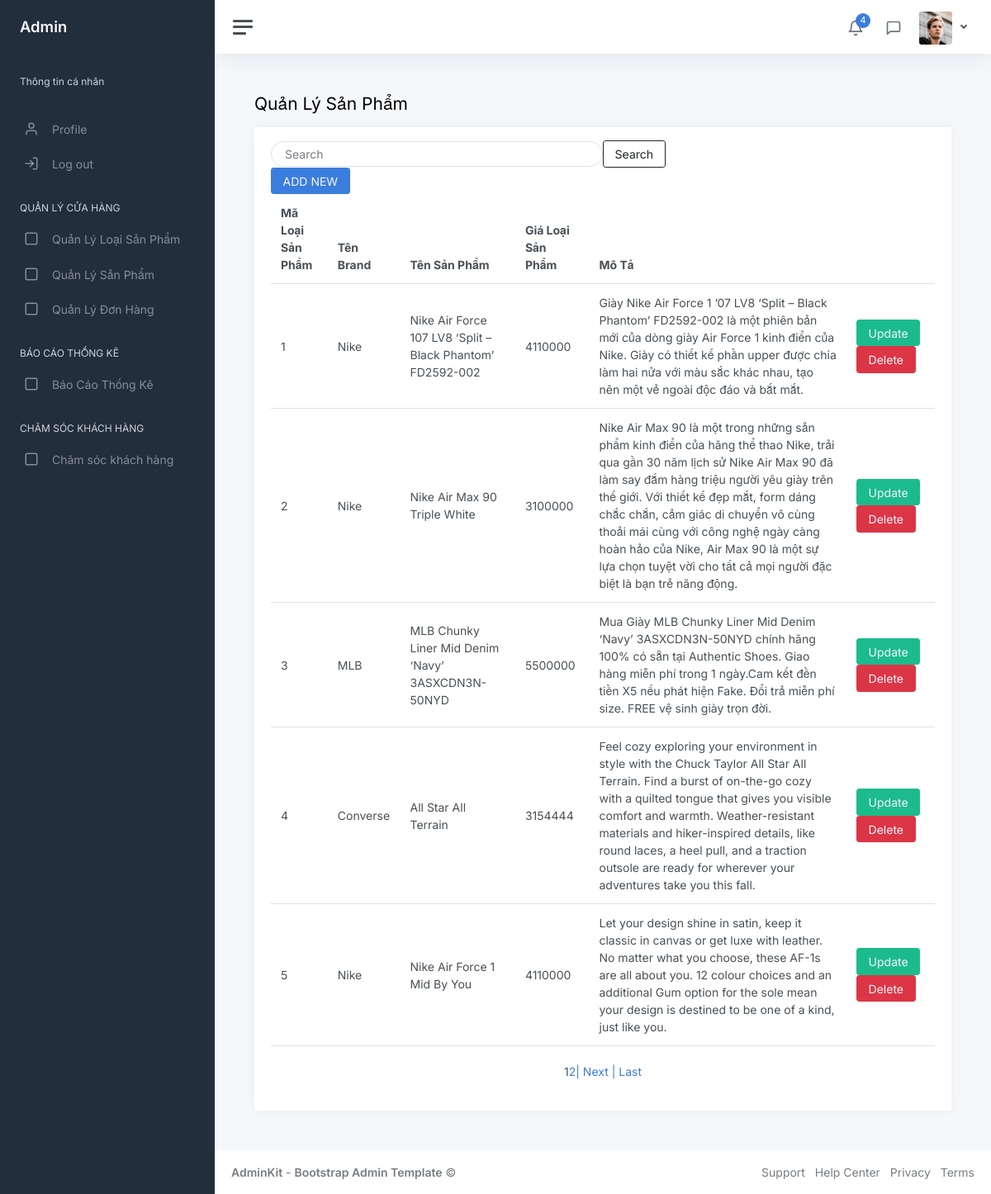
The app's page /QLLoaiSanPham.php with its own data.
### tables this page shows
CREATE TABLE `loaisanpham` (
  `MaLoaiSP` int(11) NOT NULL,
  `MaBrand` int(11) NOT NULL,
  `TenLoaiSP` varchar(200) NOT NULL,
  `GiaLoaiSP` double NOT NULL,
  `MoTa` varchar(500) NOT NULL
);

CREATE TABLE `brand` (
  `MaBrand` int(11) NOT NULL,
  `TenBrand` varchar(100) NOT NULL
);

### QLLoaiSanPham.php (the view, shortened to what this page needs)
<!DOCTYPE html>
<html lang="en">
<head>
	<link href="css/app.css" rel="stylesheet">
</head>
<?php
include("Pager.php");
include('Connect.php');
$sql1 = "SELECT *
	FROM LoaiSanPham
	INNER JOIN Brand ON Brand.MaBrand = LoaiSanPham.MaBrand";
$sanpham1 = $pdo->query($sql1);
$sta = $pdo->prepare($sql1);
$sta->execute();
if ($sta->rowCount() > 0) {
	$sanpham1 = $sta->fetchAll(PDO::FETCH_OBJ);
}
$p = new Pager();
$limit = 5;
$count = count($sanpham1);
$vt = $p->findStart($limit);
$pages = $p->findPages($count, $limit);
$cur = $_GET["page"];
$phantrang = $p->pageList($cur, $pages);
$sql1 = "SELECT *
	FROM LoaiSanPham
	INNER JOIN Brand ON Brand.MaBrand = LoaiSanPham.MaBrand limit $vt, $limit";
$searchQuery = isset($_GET['Search']) ? $_GET['Search'] : '';
$sql2 = "SELECT *
	FROM LoaiSanPham
	INNER JOIN Brand ON Brand.MaBrand = LoaiSanPham.MaBrand
        WHERE LoaiSanPham.TenLoaiSP LIKE :searchQuery
        LIMIT $vt, $limit";
$sta2 = $pdo->prepare($sql2);
$sta2->bindValue(':searchQuery', '%' . $searchQuery . '%', PDO::PARAM_STR);
$sta2->execute();
$sanpham2 = $sta2->fetchAll(PDO::FETCH_OBJ);
$sta = $pdo->prepare($sql1);
$sta->execute();
$sanpham1 = $sta->fetchAll(PDO::FETCH_OBJ);
?>
<body>
	<div class="wrapper">
		<?php
		include('AdminSideBarMenu.php');
		?>
		<div class="main">
			<?php
			include('AdminNavBarMenu.php');
			?>
			<main class="content">
				<div class="container-fluid p-0">
					<h1 class="h3 mb-3">Quản Lý Sản Phẩm</h1>
					<div class="row">
						<div class="col-12 d-flex">
							<div class="card flex-fill">
								<div class="card-header">
									<form method="get" action="QLSanPham.php" class="d-flex align-items-center">
										<input class="form-control mr-1 w-50 px-3 py-1 rounded-pill" style="background-color: transparent;" type="text" placeholder="Search" aria-label="Search" name="Search">
										<button class="btn btn-outline-dark hover:bg-gray-200 hover:text-gray-800 transition-colors duration-300" style="margin-right:10px;">Search</button>
									</form>
									<h5 class="card-title mb-0">
										<button class="btn btn-primary" type="submit">
											<a class="text-light" href="QLLoaiSanPham_Them.php"> ADD NEW</a>
										</button>
									</h5>
									<table class="table table-hover my-0">
										<thead>
											<tr>
												<th>Mã Loại Sản Phẩm</th>
												<th class="d-none d-xl-table-cell">Tên Brand</th>
												<th class="d-none d-xl-table-cell">Tên Sản Phẩm</th>
												<th class="d-none d-xl-table-cell">Giá Loại Sản Phẩm</th>
												<th class="d-none d-md-table-cell">Mô Tả</th>
												<th class="d-none d-md-table-cell"></th>
											</tr>
										</thead>
										<?php
										if (isset($_GET['Search'])) {
											foreach ($sanpham2 as $sp) {
										?>
												<tbody>
													<tr>
														<td><?php echo $sp->MaLoaiSP ?></td>
														<td class="d-none d-xl-table-cell"><?php echo $sp->TenBrand ?></td>
														<td class="d-none d-xl-table-cell"><?php echo $sp->TenLoaiSP ?></td>
														<td class="d-none d-xl-table-cell"><?php echo $sp->GiaLoaiSP ?></td>
														<td class="d-none d-xl-table-cell"><?php echo $sp->MoTa ?></td>
														<td>
															<button class="btn btn-success" type="submit"> <a class="text-light" href="QLLoaiSanPham_Sua.php?msp=<?php echo $sp->MaLoaiSP; ?>">Update</a></button>
															<button class="btn btn-danger" type="submit"><a class="text-light" href="QLLoaiSanPham_Xoa.php?msp=<?php echo $sp->MaLoaiSP; ?>">Delete</a></button>
														</td>
													</tr>
												</tbody>
											<?php
											}
										} else {
											foreach ($sanpham1 as $sp) {
											?>
												<tbody>
													<tr>
														<td><?php echo $sp->MaLoaiSP ?></td>
														<td class="d-none d-xl-table-cell"><?php echo $sp->TenBrand ?></td>
														<td class="d-none d-xl-table-cell"><?php echo $sp->TenLoaiSP ?></td>
														<td class="d-none d-xl-table-cell"><?php echo $sp->GiaLoaiSP ?></td>
														<td class="d-none d-xl-table-cell"><?php echo $sp->MoTa ?></td>
														<td>
															<button class="btn btn-success" type="submit"> <a class="text-light" href="QLLoaiSanPham_Sua.php?msp=<?php echo $sp->MaLoaiSP; ?>">Update</a></button>
															<button class="btn btn-danger" type="submit"><a class="text-light" href="QLLoaiSanPham_Xoa.php?msp=<?php echo $sp->MaLoaiSP; ?>">Delete</a></button>
														</td>
													</tr>
												</tbody>
										<?php
											}
										}
										?>
									</table>
									<div style="margin:20px; text-align: center;"><?php echo $phantrang; ?></div>
								</div>
							</div>
						</div>
					</div>
			</main>
			<footer class="footer">
				<div class="container-fluid">
					<div class="row text-muted">
						<div class="col-6 text-start">
							<p class="mb-0">
								<a class="text-muted" href="https://adminkit.io/" target="_blank"><strong>AdminKit</strong></a> - <a class="text-muted" href="https://adminkit.io/" target="_blank"><strong>Bootstrap Admin Template</strong></a> &copy;
							</p>
						</div>
						<div class="col-6 text-end">
							<ul class="list-inline">
								<li class="list-inline-item">
									<a class="text-muted" href="https://adminkit.io/" target="_blank">Support</a>
								</li>
								<li class="list-inline-item">
									<a class="text-muted" href="https://adminkit.io/" target="_blank">Help Center</a>
								</li>
								<li class="list-inline-item">
									<a class="text-muted" href="https://adminkit.io/" target="_blank">Privacy</a>
								</li>
								<li class="list-inline-item">
									<a class="text-muted" href="https://adminkit.io/" target="_blank">Terms</a>
								</li>
							</ul>
						</div>
					</div>
				</div>
			</footer>
		</div>
	</div>
</body>
</html>

### Connect.php (shortened to what this page needs)
<!doctype html>
<html>
<head>
</head>
<body>
</body>
</html>

### Pager.php (shortened to what this page needs)
<?php
class Pager
{
	function findStart($limit)
	{
		if((!isset($_GET['page']))  || ($_GET['page']=="1"))
		{
			$start = 0;
		}
		else
		{
			$start = ($_GET['page'] - 1) * $limit;
		}
		return $start;
	}
	function findPages($count, $limit)
	{
		$pages = (($count % $limit)== 0) ? $count / $limit : floor($count / $limit) + 1;
		return $pages;
	}
	function pageList ($curPage, $pages,  $param=NULL)
	{
		$page_list = "";
		$vtdau = max($curPage-2,1);
		$vtcuoi = min($curPage+2,$pages);
		for($i = $vtdau; $i <= $vtcuoi; $i ++)
		{
			if($i == $curPage)
			{
				$page_list .= "<span>".$i."</span>";
			}
			else
			{
				$page_list .= "<a href='".$_SERVER['PHP_SELF']."?"."page=".$i."$param 'title = 'Trang ".$i."'>".$i."</a>";
			}
		}
		if($curPage + 1 <= $pages)
		{
			$page_list.= "<a href =\"".$_SERVER['PHP_SELF']."?"."page=".($curPage+1)."$param\" title=\"Đến trang sau\">| Next  </a>";
			$page_list.= "<a href =\"".$_SERVER['PHP_SELF']."?"."page=".$pages."$param\" title=\"Đến trang cuối\"> | Last</a>";
		}
		return $page_list;
	}
}
?>

### AdminSidebarMenu.php (shortened to what this page needs)
<nav id="sidebar" class="sidebar js-sidebar">
	<div class="sidebar-content js-simplebar">
		<a class="sidebar-brand" href="Admin.php">
			<span class="align-middle">Admin</span>
		</a>
		<ul class="sidebar-nav">
			<li class="sidebar-header">
				Thông tin cá nhân
			</li>
			<li class="sidebar-item">
				<a class="sidebar-link" href="ThongTinAdmin.php">
				</a>
			</li>
			<li class="sidebar-item">
				<a class="sidebar-link" href="ThongTinAdmin.php">
					<i class="align-middle" data-feather="user"></i> <span class="align-middle">Profile</span>
				</a>
			</li>
			<li class="sidebar-item">
				<a class="sidebar-link" href="Logout.php">
					<i class="align-middle" data-feather="log-in"></i> <span class="align-middle">Log out</span>
				</a>
			</li>
			<li class="sidebar-header">
				QUẢN LÝ CỬA HÀNG
			</li>
			<li class="sidebar-item">
				<a class="sidebar-link" href="QLLoaiSanPham.php">
					<i class="align-middle" data-feather="square"></i> <span class="align-middle">Quản Lý Loại Sản Phẩm</span>
				</a>
			</li>
			<li class="sidebar-item">
				<a class="sidebar-link" href="QLSanPham.php">
					<i class="align-middle" data-feather="square"></i> <span class="align-middle">Quản Lý Sản Phẩm</span>
				</a>
			</li>
			<li class="sidebar-item">
				<a class="sidebar-link" href="QLDonHang.php">
					<i class="align-middle" data-feather="square"></i> <span class="align-middle">Quản Lý Đơn Hàng</span>
				</a>
			</li>
			<li class="sidebar-header">
				BÁO CÁO THỐNG KÊ
			</li>
			<li class="sidebar-item">
				<a class="sidebar-link" href="BaoCaoThongKe.php">
					<i class="align-middle" data-feather="square"></i> <span class="align-middle">Báo Cáo Thống Kê<span>
				</a>
			</li>
			<li class="sidebar-header">
				CHĂM SÓC KHÁCH HÀNG
			</li>
			<li class="sidebar-item">
				<a class="sidebar-link" href="employee_responses.php">
					<i class="align-middle" data-feather="square"></i> <span class="align-middle">Chăm sóc khách hàng</span><span>
				</a>
			</li>
		</ul>
	</div>
</nav>

### AdminNavbarMenu.php (shortened to what this page needs)
<nav class="navbar navbar-expand navbar-light navbar-bg">
	<a class="sidebar-toggle js-sidebar-toggle">
		<i class="hamburger align-self-center"></i>
	</a>
	<div class="navbar-collapse collapse">
		<ul class="navbar-nav navbar-align">
			<li class="nav-item dropdown">
				<a class="nav-icon dropdown-toggle" href="#" id="alertsDropdown" data-bs-toggle="dropdown">
					<div class="position-relative">
						<i class="align-middle" data-feather="bell"></i>
						<span class="indicator">4</span>
					</div>
				</a>
			</li>
			<li class="nav-item dropdown">
				<a class="nav-icon dropdown-toggle" href="#" id="messagesDropdown" data-bs-toggle="dropdown">
					<div class="position-relative">
						<i class="align-middle" data-feather="message-square"></i>
					</div>
				</a>
			</li>
			<li class="nav-item dropdown">
				<a class="nav-link dropdown-toggle d-none d-sm-inline-block" href="#" data-bs-toggle="dropdown">
					<img src="img/avatars/avatar.jpg" class="avatar img-fluid rounded me-1" alt="Charles Hall" />
				</a>
			</li>
		</ul>
	</div>
</nav>

### records on screen
loaisanpham: MaLoaiSP "1", MaBrand.TenBrand "Nike", TenLoaiSP "Nike Air Force 107 LV8 ‘Split – Black Phantom’ FD2592-002", GiaLoaiSP "4110000", MoTa "Giày Nike Air Force 1 ’07 LV8 ‘Split – Black Phantom’ FD2592-002 là một phiên bản mới của dòng giày Air Force 1 kinh điển của Nike. Giày có thiết kế phần upper được chia làm hai nửa với màu sắc khác nhau, tạo nên một vẻ ngoài độc đáo và bắt mắt."
loaisanpham: MaLoaiSP "2", MaBrand.TenBrand "Nike", TenLoaiSP "Nike Air Max 90 Triple White", GiaLoaiSP "3100000", MoTa "Nike Air Max 90 là một trong những sản phẩm kinh điển của hãng thể thao Nike, trải qua gần 30 năm lịch sử Nike Air Max 90 đã làm say đắm hàng triệu người yêu giày trên thế giới. Với thiết kế đẹp mắt, form dáng chắc chắn, cảm giác di chuyển vô cùng thoải mái cùng với công nghệ ngày càng hoàn hảo của Nike, Air Max 90 là một sự lựa chọn tuyệt vời cho tất cả mọi người đặc biệt là bạn trẻ năng động."
loaisanpham: MaLoaiSP "3", MaBrand.TenBrand "MLB", TenLoaiSP "MLB Chunky Liner Mid Denim ‘Navy’ 3ASXCDN3N-50NYD", GiaLoaiSP "5500000", MoTa "Mua Giày MLB Chunky Liner Mid Denim ‘Navy’ 3ASXCDN3N-50NYD chính hãng 100% có sẵn tại Authentic Shoes. Giao hàng miễn phí trong 1 ngày.Cam kết đền tiền X5 nếu phát hiện Fake. Đổi trả miễn phí size. FREE vệ sinh giày trọn đời."
loaisanpham: MaLoaiSP "4", MaBrand.TenBrand "Converse", TenLoaiSP "All Star All Terrain", GiaLoaiSP "3154444", MoTa "Feel cozy exploring your environment in style with the Chuck Taylor All Star All Terrain. Find a burst of on-the-go cozy with a quilted tongue that gives you visible comfort and warmth. Weather-resistant materials and hiker-inspired details, like round laces, a heel pull, and a traction outsole are ready for wherever your adventures take you this fall."
loaisanpham: MaLoaiSP "5", MaBrand.TenBrand "Nike", TenLoaiSP "Nike Air Force 1 Mid By You", GiaLoaiSP "4110000", MoTa "Let your design shine in satin, keep it classic in canvas or get luxe with leather. No matter what you choose, these AF-1s are all about you. 12 colour choices and an additional Gum option for the sole mean your design is destined to be one of a kind, just like you."
